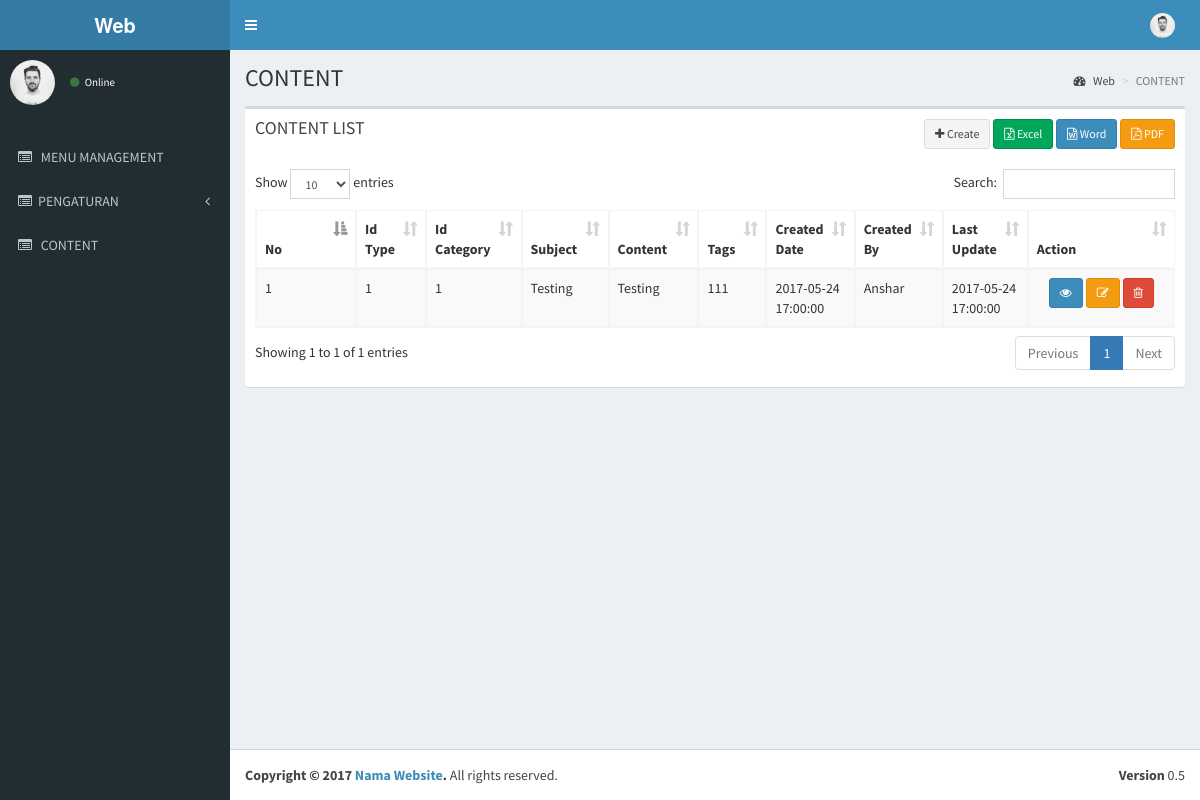
The page / on the database its author committed.
### tables this page shows
CREATE TABLE IF NOT EXISTS `menu` (
  `id` int(11) NOT NULL AUTO_INCREMENT,
  `name` varchar(50) NOT NULL,
  `link` varchar(50) NOT NULL,
  `icon` varchar(30) NOT NULL,
  `is_active` int(1) NOT NULL,
  `is_parent` int(1) NOT NULL,
  PRIMARY KEY (`id`)
);

CREATE TABLE IF NOT EXISTS `content` (
  `id_content` int(11) NOT NULL AUTO_INCREMENT,
  `id_type` int(11) DEFAULT NULL,
  `id_category` int(11) DEFAULT NULL,
  `subject` text,
  `content` text,
  `tags` varchar(250) DEFAULT NULL,
  `created_date` timestamp NULL DEFAULT NULL,
  `created_by` text,
  `last_update` timestamp NULL DEFAULT NULL,
  PRIMARY KEY (`id_content`)
);

### application/libraries/Template.php (called while the page is built)
<?php if ( ! defined('BASEPATH')) exit('No direct script access allowed');
class Template {
		var $template_data = array();
		function set($name, $value)
		{
			$this->template_data[$name] = $value;
		}
		function load($template = '', $view = '' , $view_data = array(), $return = FALSE)
		{
			$this->CI =& get_instance();
			$this->set('contents', $this->CI->load->view($view, $view_data, TRUE));
			return $this->CI->load->view($template, $this->template_data, $return);
		}
}

### application/controllers/Content.php (called while the page is built, shortened)
<?php
class Content extends CI_Controller
{
    public function index()
    {
        $content = $this->Content_model->get_all();
        $data = array(
            'content_data' => $content,
			'judul' => 'CONTENT',
			'subjudul' =>'',
        );
        $this->template->load('template','content_list', $data);
    }
}

### index.php (called while the page is built, shortened)
<?php
require_once BASEPATH.'core/CodeIgniter.php';

### application/models/Content_model.php (called while the page is built, shortened)
<?php
class Content_model extends CI_Model
{
    public $table = 'content';
    public $id = 'id_content';
    public $order = 'DESC';
    function get_all()
    {
        $this->db->order_by($this->id, $this->order);
        return $this->db->get($this->table)->result();
    }
}

### application/views/content_list.php (the view, shortened to what this page needs)
      <section class='content'>
        <div class='row'>
          <div class='col-xs-12'>
            <div class='box'>
              <div class='box-header'>
                <h3 class='box-title'>CONTENT LIST</h3><div class='pull-right'>
		  <?php echo anchor('content/create/','<i class="fa fa-plus"></i> Create',array('class'=>'btn btn-default btn-sm'));?>
<?php echo anchor(site_url('content/excel'), ' <i class="fa fa-file-excel-o"></i> Excel', 'class="btn btn-success btn-sm"'); ?>
<?php echo anchor(site_url('content/word'), '<i class="fa fa-file-word-o"></i> Word', 'class="btn btn-primary btn-sm"'); ?>
<?php echo anchor(site_url('content/pdf'), '<i class="fa fa-file-pdf-o"></i> PDF', 'class="btn btn-warning btn-sm"'); ?></div>
              </div>
              <div class='box-body'>
      <table class="table table-bordered table-striped" id="mytable">
          <thead>
              <tr>
                  <th width="80px">No</th>
    <th>Id Type</th>
    <th>Id Category</th>
    <th>Subject</th>
    <th>Content</th>
    <th>Tags</th>
    <th>Created Date</th>
    <th>Created By</th>
    <th>Last Update</th>
    <th>Action</th>
              </tr>
          </thead>
   <tbody>
          <?php
          $start = 0;
          foreach ($content_data as $content)
          {
              ?>
              <tr>
    <td><?php echo ++$start ?></td>
    <td><?php echo $content->id_type ?></td>
    <td><?php echo $content->id_category ?></td>
    <td><?php echo $content->subject ?></td>
    <td><?php echo $content->content ?></td>
    <td><?php echo $content->tags ?></td>
    <td><?php echo $content->created_date ?></td>
    <td><?php echo $content->created_by ?></td>
    <td><?php echo $content->last_update ?></td>
    <td style="text-align:center" width="140px">
	<?php
	echo anchor(site_url('content/read/'.$content->id_content),'<i class="fa fa-eye"></i>',array('title'=>'detail','class'=>'btn btn-primary btn-sm'));
	echo anchor(site_url('content/update/'.$content->id_content),'<i class="fa fa-pencil-square-o"></i>',array('title'=>'edit','class'=>'btn btn-warning btn-sm'));
	echo anchor(site_url('content/delete/'.$content->id_content),'<i class="fa fa-trash-o"></i>','title="delete" class="btn btn-danger btn-sm" onclick="javasciprt: return confirm(\'Are You Sure ?\')"');
	?>
    </td>
       </tr>
              <?php
          }
          ?>
          </tbody>
      </table>
                  </div>
            </div>
          </div>
        </div>
      </section>

### application/views/template.php (shortened to what this page needs)
<!DOCTYPE html>
<html>
    <head>
        <link rel="stylesheet" href="<?php echo base_url() ?>template/bootstrap/css/bootstrap.min.css">
        <link rel="stylesheet" href="<?php echo base_url() ?>template/font-awesome-4.4.0/css/font-awesome.min.css">
        <link rel="stylesheet" href="<?php echo base_url() ?>template/ionicons-2.0.1/css/ionicons.min.css">
        <link rel="stylesheet" href="<?php echo base_url() ?>template/plugins/datatables/dataTables.bootstrap.css">
        <link rel="stylesheet" href="<?php echo base_url() ?>template/dist/css/AdminLTE.min.css">
        <link rel="stylesheet" href="<?php echo base_url() ?>template/dist/css/skins/_all-skins.min.css">
    </head>
    <body class="hold-transition skin-blue sidebar-mini">
        <div class="wrapper">
            <header class="main-header">
                <a href="<?= base_url() ?>" class="logo">
                    <span class="logo-lg"><b>Web</b></span>
                </a>
                <nav class="navbar navbar-static-top" role="navigation">
                    <a href="#" class="sidebar-toggle" data-toggle="offcanvas" role="button">
                    </a>
                    <div class="navbar-custom-menu">
                        <ul class="nav navbar-nav">
                            <li class="dropdown user user-menu">
                                <a href="#" class="dropdown-toggle" data-toggle="dropdown">
                                    <img src="<?php echo base_url() ?>template/dist/img/user1-128x128.jpg" class="user-image" alt="User Image">
                                    <span class="hidden-xs"><?php print_r($this->session->userdata['username']) ?></span>
                                </a>
                                            <?php print_r($this->session->userdata['username']) ?>
                                            <small><?php print_r($this->session->userdata['email']) ?></small>
                            </li>
                        </ul>
                    </div>
                </nav>
            </header>
            <aside class="main-sidebar">
                <section class="sidebar">
                    <div class="user-panel">
                        <div class="pull-left image">
                            <img src="<?php echo base_url() ?>template/dist/img/user1-128x128.jpg" class="img-circle" alt="User Image">
                        </div>
                        <div class="pull-left info">
                            <p><?php print_r($this->session->userdata['username']) ?></p>
                            <a href="#"><i class="fa fa-circle text-success"></i> Online</a>
                        </div>
                    </div>
                    <br />
                    <ul class="sidebar-menu">
                        <?php
                        $menu = $this->db->get_where('menu', array('is_parent' => 0, 'is_active' => 1));
                        foreach ($menu->result() as $m) {
                            $submenu = $this->db->get_where('menu', array('is_parent' => $m->id, 'is_active' => 1));
                            if ($submenu->num_rows() > 0) {
                                echo "<li class='treeview'>
                                    " . anchor('#', "<i class='$m->icon'></i>" . strtoupper($m->name) . ' <i class="fa fa-angle-left pull-right"></i>') . "
                                        <ul class='treeview-menu'>";
                                echo"</ul>
                                    </li>";
                            } else {
                                echo "<li>" . anchor($m->link, "<i class='$m->icon'></i> <span>" . strtoupper($m->name)) . "</span></li>";
                            }
                        }
                        ?>
                    </ul>
                </section>
            </aside>
            <div class="content-wrapper">
                <section class="content-header">
                    <h1>
                        <?= $judul ?>
                    </h1>
                    <ol class="breadcrumb">
                        <li><a href="#"><i class="fa fa-dashboard"></i> Web</a></li>
                        <li class="active"><?= $judul ?></li>
                    </ol>
                </section>
                <?php
                echo $contents;
                ?>
            </div>
            <footer class="main-footer">
                <div class="pull-right hidden-xs">
                    <b>Version</b> 0.5
                </div>
                <strong>Copyright &copy; 2017 <a href="#">Nama Website</a>.</strong> All rights reserved.
            </footer>
        </div>
    </body>
</html>

### rows shown on the page
menu: link+icon+name "MENU MANAGEMENT"
menu: icon+name "PENGATURAN"
menu: link+icon+name "CONTENT"
content: id_type "1", id_category "1", subject "Testing", content "Testing", tags "111", created_date "2017-05-24 17:00:00", created_by "Anshar", last_update "2017-05-24 17:00:00"

### other values the page prints
$judul "CONTENT"
